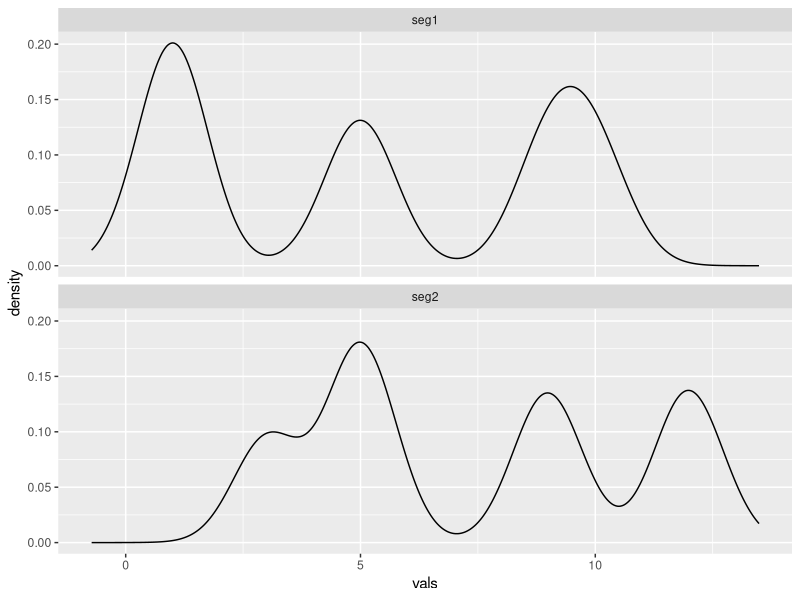
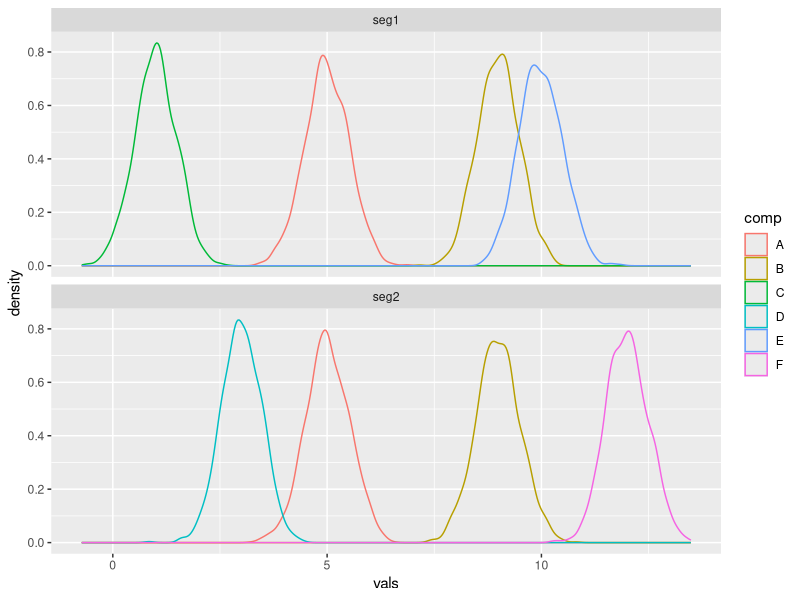
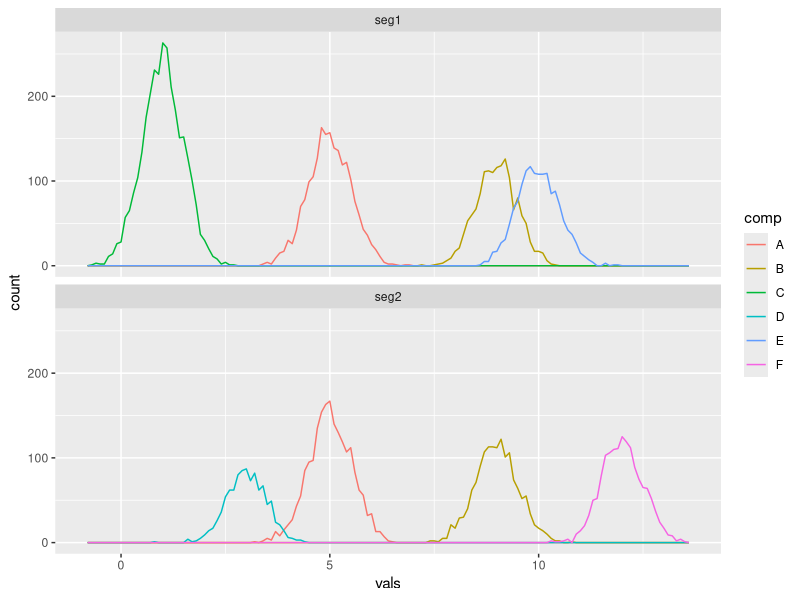

Source code (R) for these figures, in order: (Note: this script raises an error after producing the figures.)
library("ggplot2")
library("dplyr")
library("reshape2")
library("data.table")

options(scipen = 999) # don't print scientific notation numbers
set.seed(1)

# Simulate test data, 2 segments, each with 4 components, 2 shared and 2 unique

# Common components
comp1.vals <- data.table(comp = "A", vals = rnorm(2000, mean = 5, sd = 0.5),seg="seg1")
comp2.vals <- data.table(comp = "A", vals = rnorm(2000, mean = 5, sd = 0.5),seg="seg2")

comp3.vals <- data.table(comp = "B", vals = rnorm(1500, mean = 9, sd = 0.5),seg="seg1")
comp4.vals <- data.table(comp = "B", vals = rnorm(1500, mean = 9, sd = 0.5),seg="seg2")

# Unique components
comp5.vals <- data.table(comp = "C", vals = rnorm(3000, mean = 1, sd = 0.5),seg="seg1")
comp6.vals <- data.table(comp = "D", vals = rnorm(1000, mean = 3, sd = 0.5),seg="seg2")

comp7.vals <- data.table(comp = "E", vals = rnorm(1500, mean = 10, sd = 0.5),seg="seg1")
comp8.vals <- data.table(comp = "F", vals = rnorm(1500, mean = 12, sd = 0.5),seg="seg2")

vals.df <- bind_rows(comp1.vals,comp2.vals,comp3.vals,comp4.vals,comp5.vals,comp6.vals,comp7.vals,comp8.vals)

# Overall histogram per segment
ggplot(vals.df, aes(vals)) +
  geom_density() +
  facet_wrap(~seg,nrow = 2)

# Histogram broken down by true components
ggplot(vals.df, aes(vals, colour = comp)) +
  geom_density() +
  facet_wrap(~seg,nrow = 2)

# including weightings
ggplot(vals.df, aes(vals, colour = comp)) +
  geom_freqpoly(binwidth=0.1) +
  facet_wrap(~seg,nrow = 2)

# Generic Plot function
plot.components <- function(){
ggplot(vals.df, aes(vals, colour = comp)) +
  geom_density() +
  facet_wrap(~seg,nrow = 2) +
  ggtitle(paste("iteration:",iter.count)) +
  stat_function(fun = dnorm, colour = "black",aes(linetype="common"), args = list(mean = com.param[1,]$mu, sd = com.param[1,]$sigma^0.5)) +
  stat_function(fun = dnorm, colour = "black",aes(linetype="common"), args = list(mean = com.param[2,]$mu, sd = com.param[2,]$sigma^0.5)) +
  stat_function(fun = dnorm, colour = "black",aes(linetype="segment\n specific"), args = list(mean = unique(mu.k[segment.indicies[['seg1']],1]), sd = unique(sigma2.k[segment.indicies[['seg1']],1])^0.5)) +
    stat_function(fun = dnorm, colour = "black",aes(linetype="segment\n specific"), args = list(mean = unique(mu.k[segment.indicies[['seg1']],2]), sd = unique(sigma2.k[segment.indicies[['seg1']],2])^0.5)) +
    stat_function(fun = dnorm, colour = "black",aes(linetype="segment\n specific"), args = list(mean = unique(mu.k[segment.indicies[['seg2']],1]), sd = unique(sigma2.k[segment.indicies[['seg1']],1])^0.5)) +
    stat_function(fun = dnorm, colour = "black",aes(linetype="segment\n specific"), args = list(mean = unique(mu.k[segment.indicies[['seg2']],2]), sd = unique(sigma2.k[segment.indicies[['seg2']],2])^0.5))
}

plot.components()

### INITIALISATION

rho <- 0.5

# set common component parameters
com.param <- data.table(w=c(0.5,0.5),
                          mu=c(1.5,3.5),
                          sigma=c(0.6^2,0.6^2))

vals.df[seg=="seg1",k1w:=1] # something wrong here
vals.df[seg=="seg1",k1mu:=0.5] # actually 1
vals.df[seg=="seg1",k1sigma:=0.3^2] # actually 0.5

vals.df[seg=="seg2",k1w:=1]
vals.df[seg=="seg2",k1mu:=4] # actually 3
vals.df[seg=="seg2",k1sigma:=0.6^2] # actually 0.5

iter.count <- 0

plot.components()

#library(profvis)
#library(microbenchmark)
# profvis({ CODE HERE })
#microbenchmark(CODE HERE)

# UPDATES
# for the case of c=1, k=1 (per segment)

# for each common component, cacluate prob for each data point, outputs i x c matrix
common <- apply(com.param, 1, function(params){ params['w'] * dnorm(vals.df$vals, params['mu'], params['sigma']^0.5)})

specific <- vals.df$k1w * dnorm(vals.df$vals, vals.df$k1mu, vals.df$k1sigma^0.5)

vals.df$psi_i <- ( (1-rho) * rowSums(common) ) / (( (1-rho) * rowSums(common) ) + rho*specific )

phi_ic <- common/rowSums(common)

vals.df$v_ik <- 1 # specific/specific

####
  
rho <- 1 - sum(vals.df$psi_i)/nrow(vals.df)

# returns c parameters
topsum <- colSums(phi_ic * vals.df$psi_i)

com.param$w <- topsum / sum(vals.df$psi_i)

com.param$mu <- colSums(phi_ic * vals.df$psi_i * vals.df$vals) / topsum

# mu_0c <- sum(vals.df$phi_ic * vals.df$psi_i * vals.df$vals) / topsum

com.param$sigma <- colSums(phi_ic * vals.df$psi_i * outer(vals.df$vals,com.param$mu, FUN="-")^2) / topsum

# sigma_0c <- sum(vals.df$phi_ic * vals.df$psi_i * (vals.df$vals-mu_0c)^2) / topsum

for (segment in c("seg1","seg2")){
  # for each segment j, there are k weightings
  topsum <- sum((1-vals.df[seg==segment]$psi_i) * vals.df[seg==segment]$v_ik)
  
  vals.df[seg==segment,k1w:= topsum / sum(1-vals.df[seg==segment]$psi_i)]
  
  temp.sum <- 1-vals.df[seg==segment]$psi_i * vals.df[seg==segment]$v_ik
  
  vals.df[seg==segment,k1mu:=sum(temp.sum * vals.df[seg==segment]$vals) /  topsum]
  
  vals.df[seg==segment,k1sigma:=sum(temp.sum * (vals.df[seg==segment]$vals - vals.df[seg==segment]$k1mu)^2) /  topsum]
}

iter.count <- iter.count + 1

plot.components()

